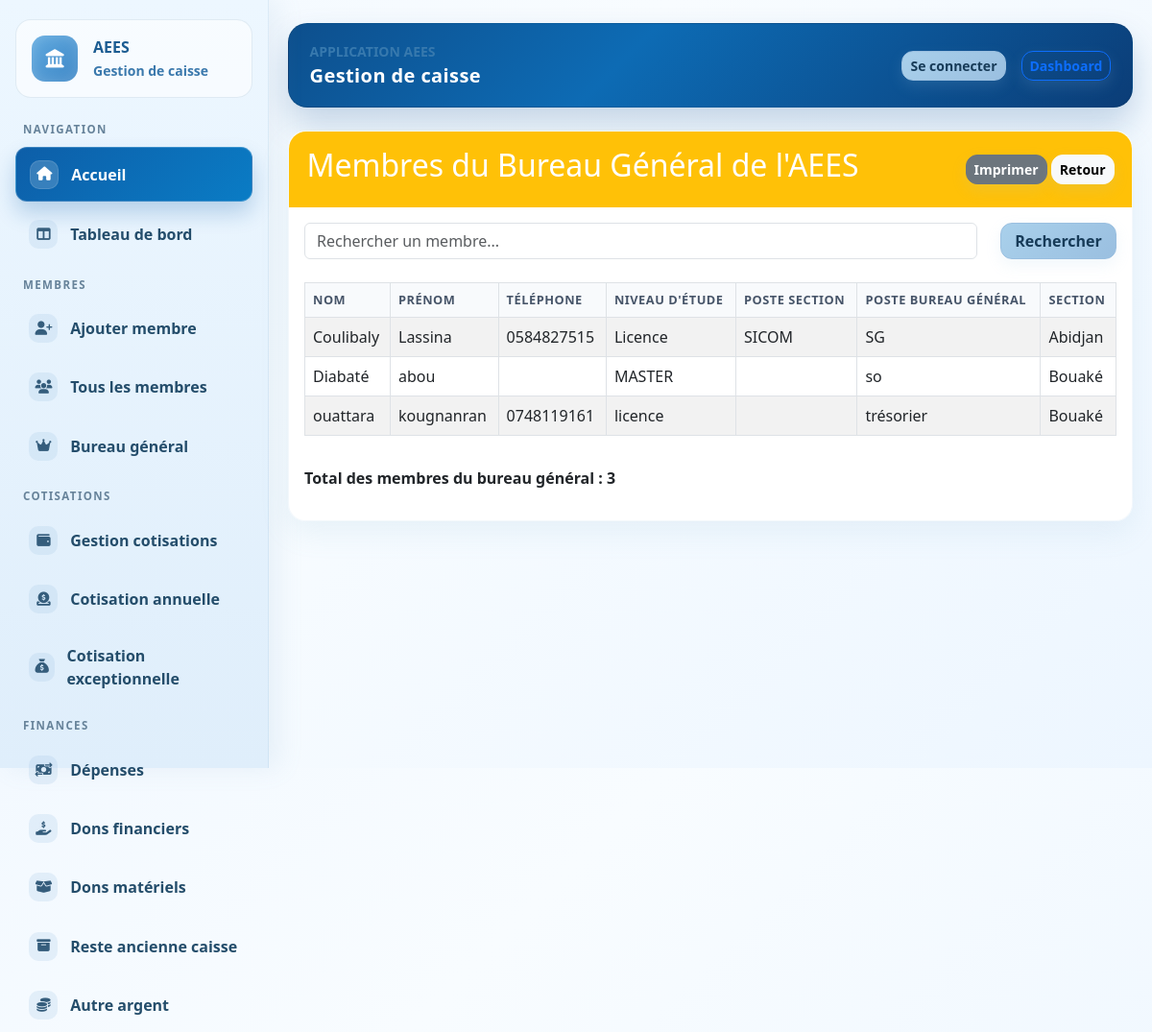
Before: /bureau-general/ with the older database file.
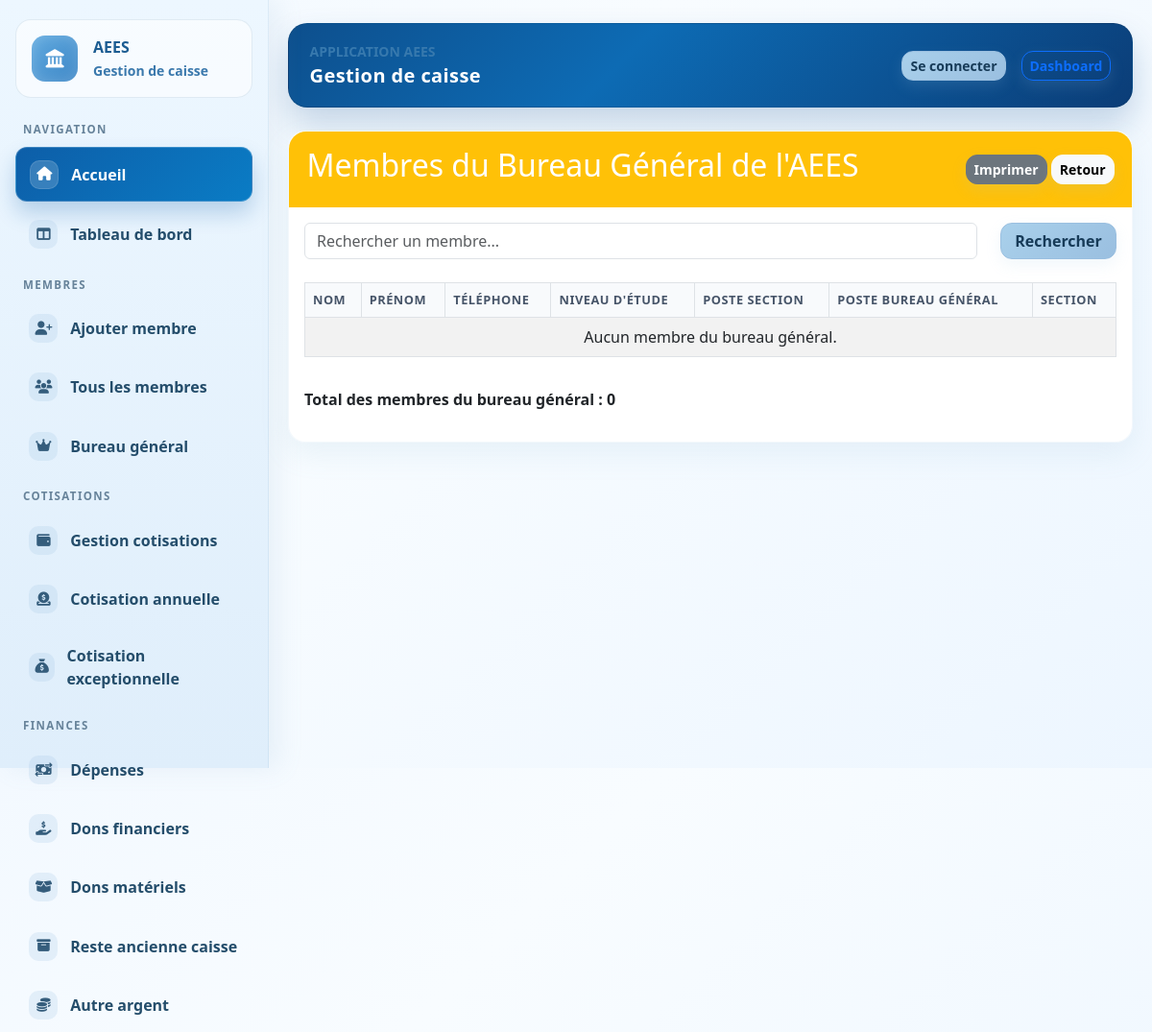
After: the same page with the newer database file.
### caisse/models.py (models this page shows, shortened)
class Membre(models.Model):
    nom = models.CharField(max_length=100)
    prenom = models.CharField(max_length=100)
    numero_telephone = models.CharField(max_length=20, blank=True)
    niveau_etude = models.CharField(max_length=100, blank=True)
    poste_section = models.CharField(max_length=100, blank=True)
    poste_bureau_general = models.CharField(max_length=100, blank=True)
    section = models.ForeignKey(Section, on_delete=models.CASCADE)
    est_membre_bureau_general = models.BooleanField(default=False)
    class Meta:
        verbose_name = 'membre'
        verbose_name_plural = 'membres'
        indexes = [
            models.Index(fields=['nom', 'prenom']),
            models.Index(fields=['section']),
            models.Index(fields=['est_membre_bureau_general']),
        ]

class Section(models.Model):
    nom = models.CharField(max_length=100, unique=True)
    class Meta:
        verbose_name = 'section'
        verbose_name_plural = 'sections'

### caisse/views.py (the view)
# urls.py: path('bureau-general/', views.BureauGeneralListView.as_view(), name='bureau_general_list'),
class BureauGeneralListView(ListView):
    model = Membre
    template_name = 'caisse/bureau_general_list.html'
    context_object_name = 'membres'
    paginate_by = 20
    def get_queryset(self):
        queryset = super().get_queryset().select_related('section').filter(est_membre_bureau_general=True).order_by('nom', 'prenom')
        query = self.request.GET.get('q', '')
        if query:
            queryset = queryset.filter(Q(nom__icontains=query) | Q(prenom__icontains=query))
        return queryset
    def get_context_data(self, **kwargs):
        context = super().get_context_data(**kwargs)
        context['query'] = self.request.GET.get('q', '')
        return context

### caisse/templates/caisse/bureau_general_list.html (shortened to what this page needs)
{% extends 'caisse/base.html' %}
{% block content %}
<div class="card">
    <div class="card-header bg-warning text-white d-flex justify-content-between align-items-center">
        <h2>Membres du Bureau Général de l'AEES</h2>
        <div>
            <button onclick="window.print()" class="btn btn-secondary btn-sm">Imprimer</button>
            <a href="{% url 'caisse:index' %}" class="btn btn-light btn-sm">Retour</a>
        </div>
    </div>
    <div class="card-body">
        <form method="get" class="mb-4">
            <div class="row">
                <div class="col-md-10">
                    <input type="text" name="q" class="form-control" placeholder="Rechercher un membre..." value="{{ query }}">
                </div>
                <div class="col-md-2">
                    <button type="submit" class="btn btn-primary w-100">Rechercher</button>
                </div>
            </div>
        </form>
        <div class="table-responsive">
            <table class="table table-striped table-bordered">
                <thead>
                    <tr>
                        <th>Nom</th>
                        <th>Prénom</th>
                        <th>Téléphone</th>
                        <th>Niveau d'Étude</th>
                        <th>Poste Section</th>
                        <th>Poste Bureau Général</th>
                        <th>Section</th>
                    </tr>
                </thead>
                <tbody>
                    {% for membre in membres %}
                    <tr>
                        <td>{{ membre.nom }}</td>
                        <td>{{ membre.prenom }}</td>
                        <td>{{ membre.numero_telephone }}</td>
                        <td>{{ membre.niveau_etude }}</td>
                        <td>{{ membre.poste_section }}</td>
                        <td>{{ membre.poste_bureau_general }}</td>
                        <td>{{ membre.section.nom }}</td>
                    </tr>
                    {% empty %}
                    <tr><td colspan="7" class="text-center">Aucun membre du bureau général.</td></tr>
                    {% endfor %}
                </tbody>
            </table>
        </div>
        <p class="mt-3"><strong>Total des membres du bureau général : {{ paginator.count }}</strong></p>
    </div>
{% endblock %}

Changed rows visible on the page:
removed Membre: nom "Coulibaly", prenom "Lassina", numero_telephone "0584827515", niveau_etude "Licence", poste_section "SICOM", poste_bureau_general "SG", section.nom "Abidjan"
removed Membre: nom "Diabaté", prenom "abou", niveau_etude "MASTER", poste_bureau_general "so", section.nom "Bouaké"
removed Membre: nom "ouattara", prenom "kougnanran", numero_telephone "0748119161", niveau_etude "licence", poste_bureau_general "trésorier", section.nom "Bouaké"
Other visible differences:
{{ paginator.count }}: "3" → "0"
text now shown: "Aucun membre du bureau général."
